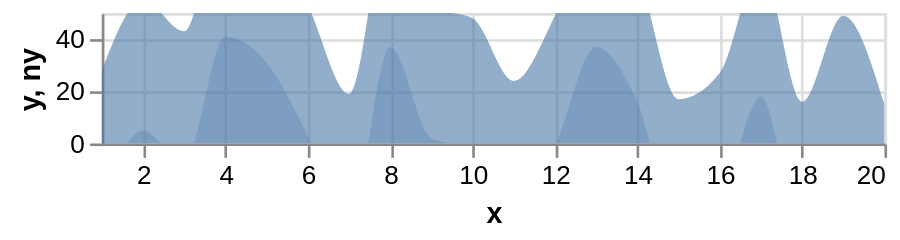

The Vega-Lite source for this figure:
### Vega-Lite specification from a JSON file in a GitHub repository (floating-point values rounded to 4 significant figures)
{"$schema": "https://vega.github.io/schema/vega-lite/v2.json", "description": "Horizon Graph with 2 layers", "width": 300, "height": 50, "data": {"values": [{"x": 1, "y": 28}, {"x": 2, "y": 55}, {"x": 3, "y": 43}, {"x": 4, "y": 91}, {"x": 5, "y": 81}, {"x": 6, "y": 53}, {"x": 7, "y": 19}, {"x": 8, "y": 87}, {"x": 9, "y": 52}, {"x": 10, "y": 48}, {"x": 11, "y": 24}, {"x": 12, "y": 49}, {"x": 13, "y": 87}, {"x": 14, "y": 66}, {"x": 15, "y": 17}, {"x": 16, "y": 27}, {"x": 17, "y": 68}, {"x": 18, "y": 16}, {"x": 19, "y": 49}, {"x": 20, "y": 15}]}, "layer": [{"transform": [{"calculate": "if(datum.y <= 50, datum.y, 50)", "as": "ny"}], "mark": {"type": "area", "clip": true}, "encoding": {"x": {"field": "x", "type": "quantitative", "scale": {"zero": false, "nice": false}}, "y": {"field": "y", "type": "quantitative", "scale": {"domain": [0, 50]}}, "opacity": {"value": 0.6}}}, {"transform": [{"calculate": "datum.y - 50", "as": "ny"}], "mark": {"type": "area", "clip": true}, "encoding": {"x": {"field": "x", "type": "quantitative"}, "y": {"field": "ny", "type": "quantitative", "scale": {"domain": [0, 50]}}, "opacity": {"value": 0.3}}}], "config": {"area": {"interpolate": "monotone"}}}
